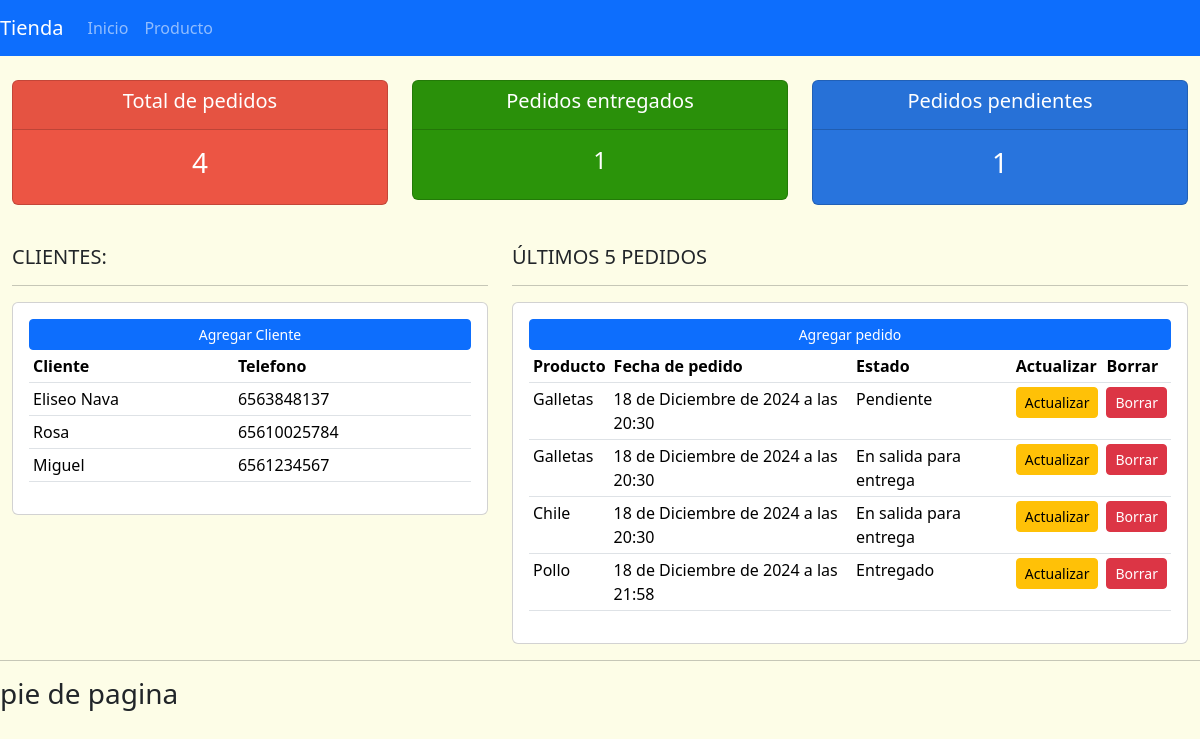
The app's page /, older data.
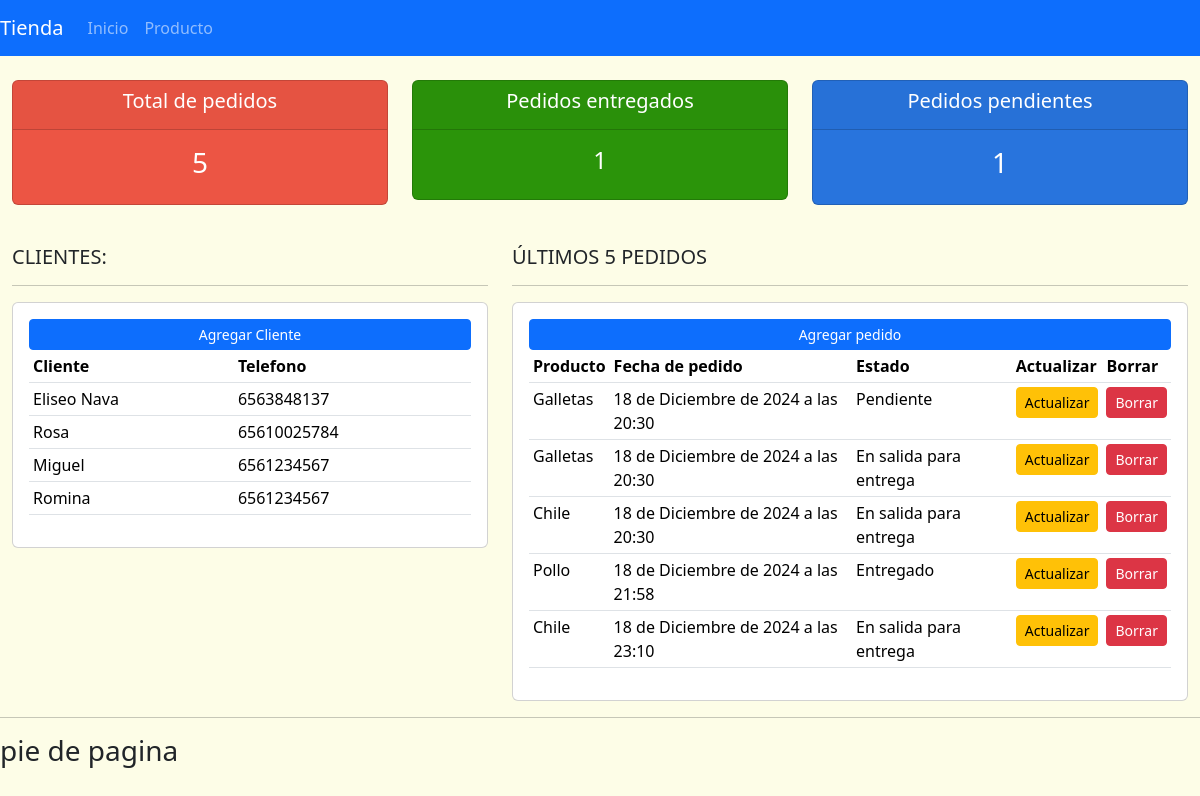
The same page, newer data.
### app_tienda/models.py (models this page shows, shortened)
class Cliente(models.Model):
	nombre = models.CharField(max_length=200, null=True)
	telefono = models.CharField(max_length=200, null=True)
	correo = models.CharField(max_length=200, null=True)
	fecha_de_creacion = models.DateTimeField(auto_now_add=True, null=True)

class Pedido(models.Model):
	ESTADO = (
			('Pendiente', 'Pendiente'),
			('En salida para entrega', 'En salida para entrega'),
			('Entregado', 'Entregado'),
			)
	Cliente = models.ForeignKey(Cliente, null=True, on_delete= models.SET_NULL)
	Producto = models.ForeignKey(Producto, null=True, on_delete= models.SET_NULL)
	estado = models.CharField(max_length=200, null=True, choices=ESTADO)
	fecha_de_creacion = models.DateTimeField(auto_now_add=True, null=True)

class Producto(models.Model):
	CATEGORIA = (
			('Interior', 'Interior'),
			('Exterior', 'Exterior'),
			)
	nombre = models.CharField(max_length=200, null=True)
	precio = models.FloatField(null=True)
	categoria = models.CharField(max_length=200, null=True, choices=CATEGORIA)
	descripcion = models.CharField(max_length=200, null=True)
	fecha_de_creacion = models.DateTimeField(auto_now_add=True, null=True)
	def __str__(self):
		return self.nombre

### app_tienda/views.py (the view)
# urls.py: path('', views.inicio, name='inicio'),
def inicio(request):
	pedidos= Pedido.objects.all()
	clientes= Cliente.objects.all()
	total_clientes= clientes.count()
	total_pedidos= pedidos.count()
	entregados= pedidos.filter(estado='Entregado').count()
	pendientes= pedidos.filter(estado='Pendiente').count()
	context = {'pedidos':pedidos,'clientes':clientes,
	'total_pedidos':total_pedidos,	'entregados':entregados,
	'pendientes':pendientes}
	return render(request, 'app_tienda/inicio.html', context)

### app_tienda/templates/app_tienda/inicio.html
{% extends 'app_tienda/base.html' %}
{% block contenido %}
{%include 'app_tienda/estadotienda.html'%}
<br>
<div class="row">
	<div class="col-md-5">
		<h5>CLIENTES:</h5>
		<hr>
		<div class="card card-body">
			<a class="btn btn-primary  btn-sm btn-block" href="">Agregar Cliente</a>
			<table class="table table-sm">
				<tr>
					<th>Cliente</th>
					<th>Telefono</th>
				</tr>
				{% for cliente in clientes  %}
				<tr>
					<td>{{ cliente.nombre }}</td>
					<td>{{ cliente.telefono }}</td>
				</tr>
				{% endfor %}
			</table>
		</div>
	</div>
	<div class="col-md-7">
		<h5>ÚLTIMOS 5 PEDIDOS</h5>
		<hr>
		<div class="card card-body">
			<a class="btn btn-primary  btn-sm btn-block" href="">Agregar pedido</a>
			<table class="table table-sm">
				<tr>
					<th>Producto</th>
					<th>Fecha de pedido</th>
					<th>Estado</th>
					<th>Actualizar</th>
					<th>Borrar</th>
				</tr>
				{% for pedido in pedidos   %}
				<tr>
					<td>{{ pedido.Producto }}</td>
					<td>{{ pedido.fecha_de_creacion }}</td>
					<td>{{ pedido.estado }}</td>
					<td><a class="btn btn-warning btn-sm" href="">Actualizar</a></td>
					<td><a class="btn btn-danger btn-sm" href="">Borrar</a></td>
				</tr>
				{% endfor %}
			</table>
		</div>
	</div>
</div>
{% endblock contenido %}

Row changes from the older to the newer data that the page shows:
added Cliente: nombre "Romina", telefono "6561234567"
added Pedido: Producto "Chile", fecha_de_creacion "18 de Diciembre de 2024 a las 23:10", estado "En salida para entrega"
Text that changed along with them:
{{ total_pedidos }}: "4" → "5"
